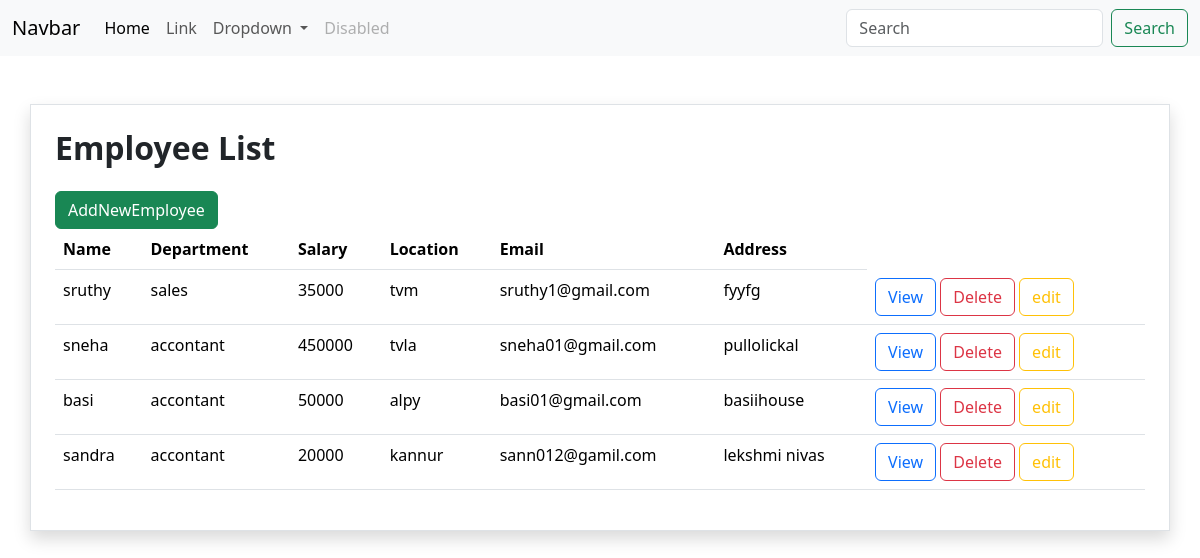
The app's page /employee/all/ with its own data.
### myapp/models.py (models this page shows, shortened)
class Employee(models.Model):
    name=models.CharField(max_length=200)
    department=models.CharField(max_length=200)
    salary=models.PositiveIntegerField()
    location=models.CharField(max_length=200)
    email=models.EmailField(max_length=200)
    address=models.CharField(max_length=200)

### myapp/views.py (the view)
# urls.py: path('employee/all/',views.EmployeeListView.as_view(),name="employee-list"),
class EmployeeListView(View):
    def get(self,request,*args,**kwargs):
        qs=Employee.objects.all()
        return render(request,"employee.html",{"data":qs})

### myapp/templates/employee.html (shortened to what this page needs)
{%extends 'base.html'%}
{%block main_block%}
<div class="container p-4 border shadow mt-5">
    <h2 class="text-centre mb-4"><strong>Employee List</strong></h2>
    <a href="{%url 'employee-create' %}" class="btn btn-success">AddNewEmployee</a>
    <table class="table">
        <tr>
            <th>Name</th>
            <th>Department</th>
            <th>Salary</th>
            <th>Location</th>
            <th>Email</th>
            <th>Address</th>
        </tr>
        {%for m in data%}
        <tr>
            <td>{{m.name}}</td>
            <td>{{m.department}}</td>
            <td>{{m.salary}}</td>
            <td>{{m.location}}</td>
            <td>{{m.email}}</td>
            <td>{{m.address}}</td>
            <td>
                <a href="{%url 'employee-detail' m.id%}" class="btn btn-outline-primary">View</a>
                <a href="{%url 'employee-delete' m.id%}" class="btn btn-outline-danger">Delete</a>
                <a href="{%url 'employee-update' m.id%}" class="btn btn-outline-warning">edit</a>
            </td>
        </tr>
        {%endfor%}
    </table>
</div>
{%endblock%}

### myapp/templates/base.html (shortened to what this page needs)
<!DOCTYPE html>
<html lang="en">
<head>
    <link href="https://cdn.jsdelivr.net/npm/bootstrap@5.3.3/dist/css/bootstrap.min.css" rel="stylesheet">
</head>
<body>
    <nav class="navbar navbar-expand-lg bg-body-tertiary">
        <div class="container-fluid">
          <a class="navbar-brand" href="#">Navbar</a>
          <div class="collapse navbar-collapse" id="navbarSupportedContent">
            <ul class="navbar-nav me-auto mb-2 mb-lg-0">
              <li class="nav-item">
                <a class="nav-link active" aria-current="page" href="#">Home</a>
              </li>
              <li class="nav-item">
                <a class="nav-link" href="#">Link</a>
              </li>
              <li class="nav-item dropdown">
                <a class="nav-link dropdown-toggle" href="#" role="button" data-bs-toggle="dropdown" aria-expanded="false">
                  Dropdown
                </a>
              </li>
              <li class="nav-item">
                <a class="nav-link disabled" aria-disabled="true">Disabled</a>
              </li>
            </ul>
            <form class="d-flex" role="search">
              <input class="form-control me-2" type="search" placeholder="Search" aria-label="Search">
              <button class="btn btn-outline-success" type="submit">Search</button>
            </form>
          </div>
        </div>
      </nav>
      {%block main_block%}
      {%endblock%}
</body>
</html>

### records on screen
Employee: name "sruthy", department "sales", salary "35000", location "tvm", email "sruthy1@gmail.com", address "fyyfg"
Employee: name "sneha", department "accontant", salary "450000", location "tvla", email "sneha01@gmail.com", address "pullolickal"
Employee: name "basi", department "accontant", salary "50000", location "alpy", email "basi01@gmail.com", address "basiihouse"
Employee: name "sandra", department "accontant", salary "20000", location "kannur", email "sann012@gamil.com", address "lekshmi nivas"
